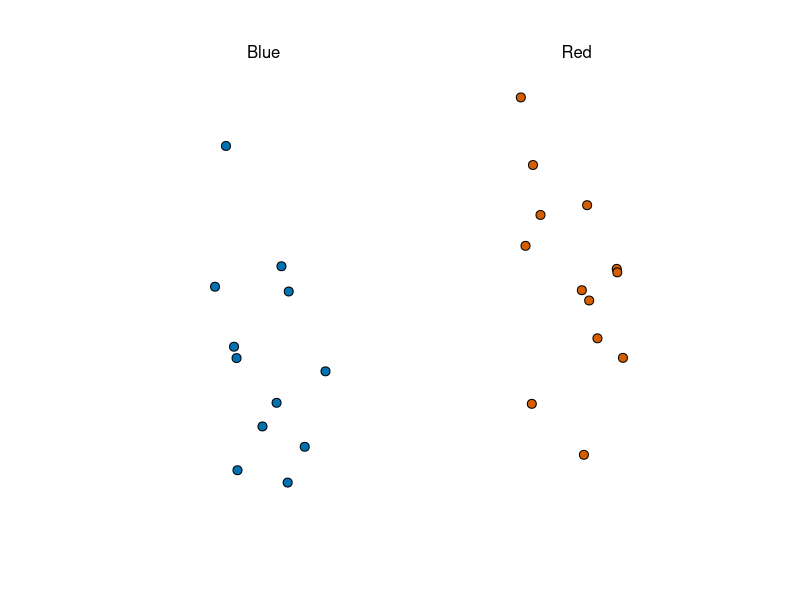
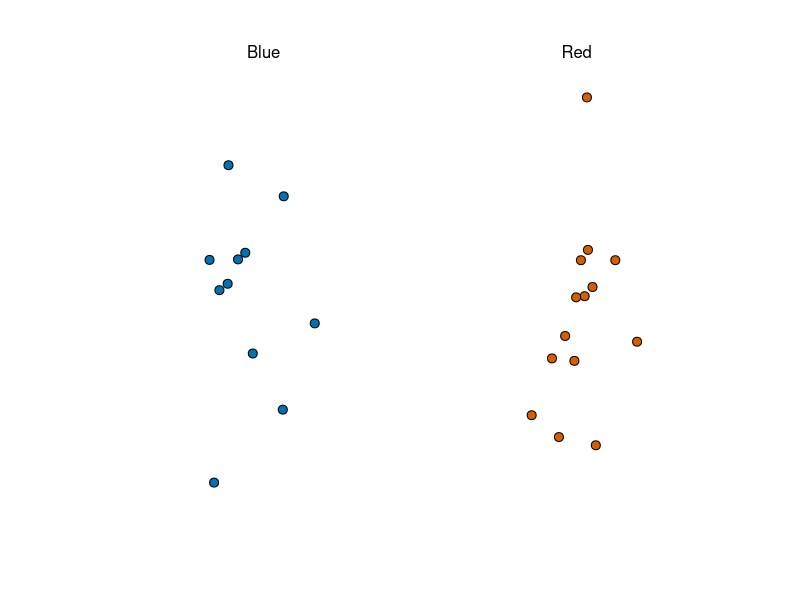
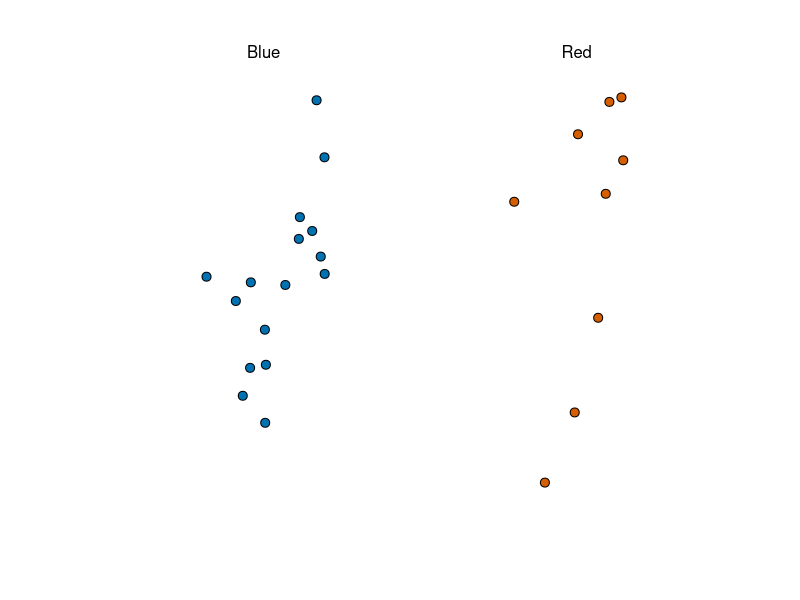
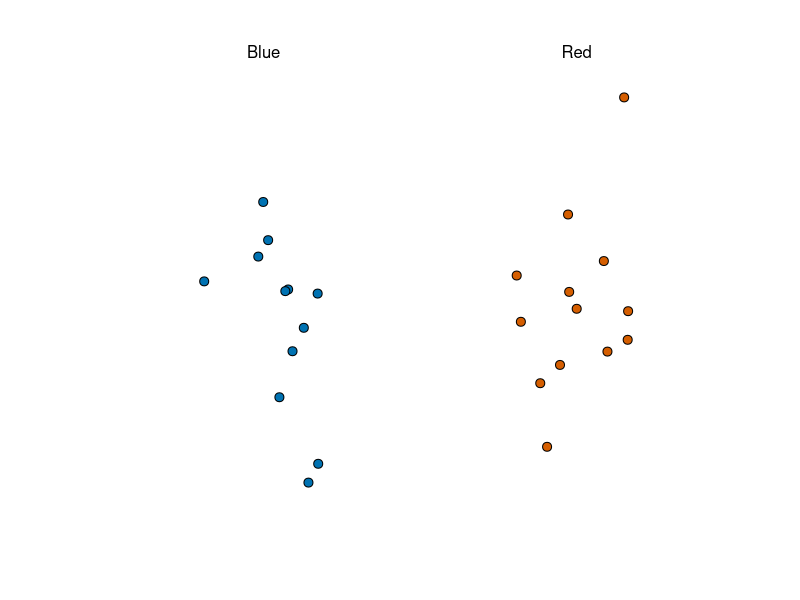
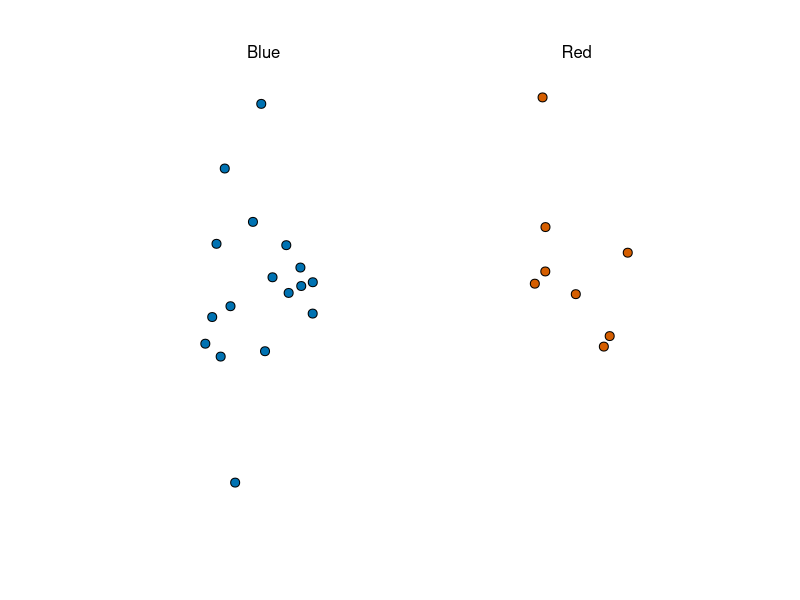
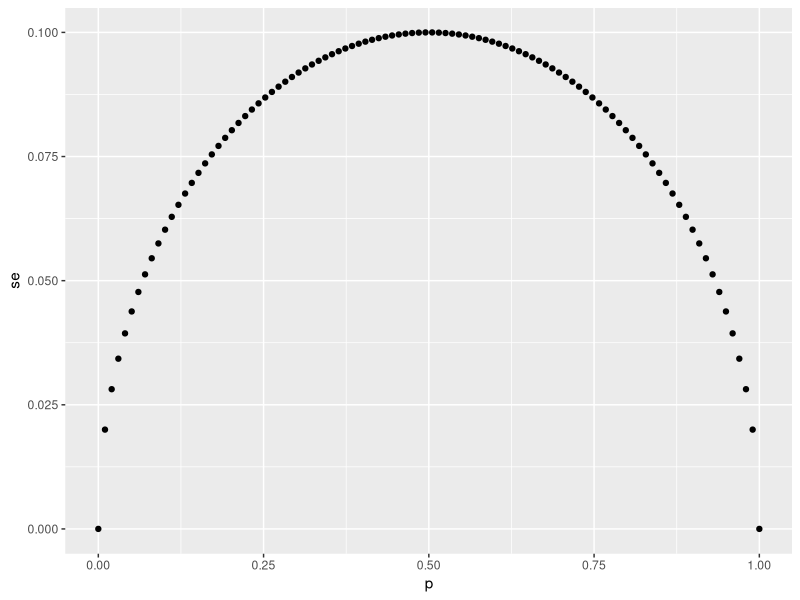
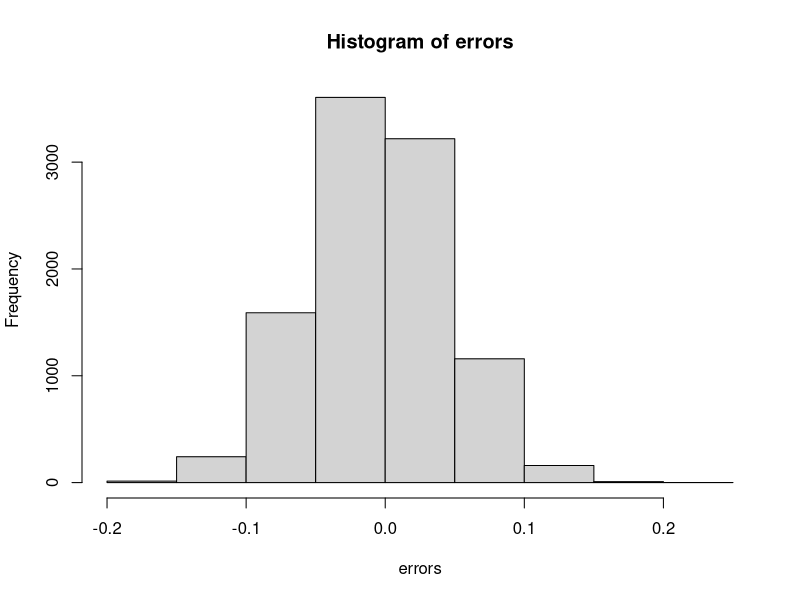
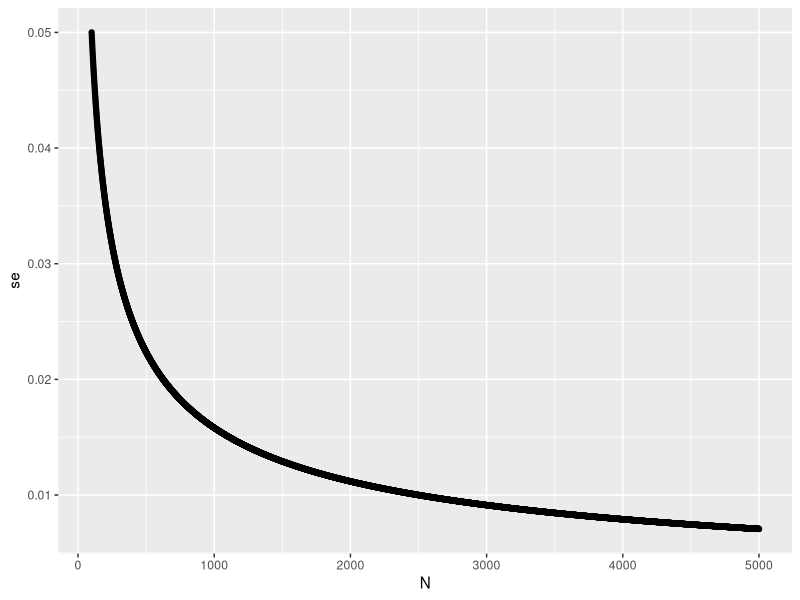

Write R code to recreate these figures, in order.
## ---- chunk 1
library(tidyverse)
library(dslabs)
take_poll(25)
## ---- chunk 2
take_poll(25)
take_poll(25)
take_poll(25)
take_poll(25)
## ---- chunk 3
p=0.51
sqrt(p*(1-p))/sqrt(1000)
## ---- chunk 4
p <- seq(0, 1, length = 100)
se<-sqrt(p*(1-p)/25)
qplot(p, se)
## ---- chunk 5
for(i in c(25, 100, 1000)) {
  p <- seq(0, 1, length = 100)
  se<-sqrt(p*(1-p)/i)
  qplot(p, se)
}
## ---- chunk 6
p<-0.45
2*sqrt(p*(1-p)/25)
## ---- chunk 7
x_hat<-0.48
se<-sqrt(x_hat*(1-x_hat)/25)
se
## ---- chunk 8
pnorm(0.01/se)-pnorm(-0.01/se)
## ---- chunk 9
1.96*se
## ---- chunk 10
pnorm(1.96)-pnorm(-1.96)
## ---- chunk 11
B<-10000
N<-1000
x_hat<-replicate(B, {
  x<-sample(c(0,1), size=N, replace=T, prob=c(1-p, p))
  mean(x)
})
## ---- chunk 12
p<-0.45
N<-1000

x<-sample(c(0,1), size=N, replace=T, prob=c(1-p, p))
x_hat <- mean(x)
## ---- chunk 13
B<-10000
x_hat<-replicate(B, {
  x<-sample(c(0,1), size = N, replace = T, prob = c(1-p, p))
  mean(x)
})
## ---- chunk 14
mean(x_hat)
sd(x_hat)
## ---- chunk 15
take_sample <- function(p, N) {
  x<-sample(c(0,1), size=N, replace=T, prob=c(1-p, p))
  mean(x)
}
## ---- chunk 16
B<-10000
errors<-replicate(B, take_sample(0.45, 100))-p
## ---- chunk 17
mean(errors)
hist(errors)
## ---- chunk 18
mean(abs(errors))
## ---- chunk 19
sd(errors)
## ---- chunk 20
set.seed(1)
B<-10000
x<-replicate(B, take_sample(0.45, 100))
sd(x)
## ---- chunk 21
N<-100:5000
se<-sqrt(0.5*0.5/N)
qplot(N,se)
## ---- chunk 22
qqnorm(errors)
## ---- chunk 23
p<-0.45
se<-sqrt(p*(1-p)/100)
1-pnorm(0.5, mean=0.45, sd=se)
## ---- chunk 24
p_hat<-0.51
se<-sqrt(p_hat*(1-p_hat)/100)
pnorm(0.01/se)-pnorm(-0.01/se)
